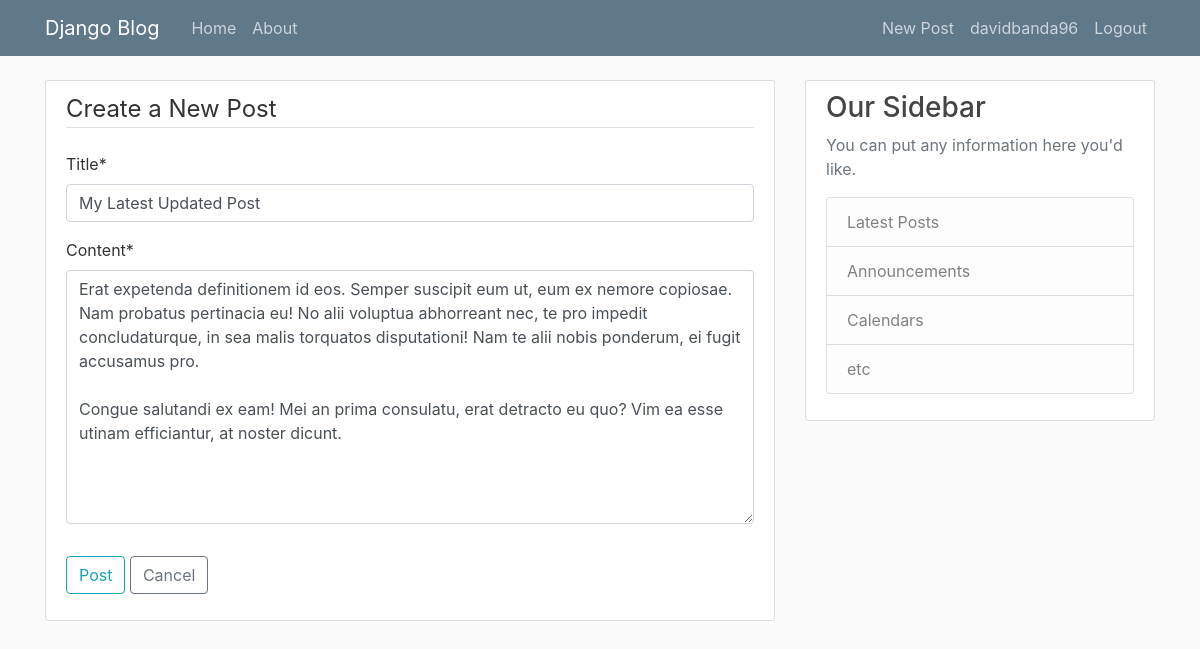
/post/48/update (signed in), run on the app's committed database.
### blog/models.py (models this page shows, shortened)
class Post(models.Model):
    title = models.CharField(max_length=100)
    content = models.TextField()
    date_posted = models.DateTimeField(default=timezone.now)
    author = models.ForeignKey(User, on_delete=models.CASCADE)
    """
    def get_absolute_url(self):
        return reverse('post-detail', kwargs={'pk': self.pk})
    """

### blog/views.py (the view, shortened to what this page needs)
# urls.py: path('post/<int:pk>/update', PostUpdateView.as_view(), name='post-update'),
class PostUpdateView(LoginRequiredMixin, UserPassesTestMixin, UpdateView):
    model = Post
    extra_context = {'title': 'Update'}
    fields = ['title', 'content']
    success_url = '/'
    def test_func(self):
        post = self.get_object()
        if self.request.user == post.author:
            return True
        return False

### blog/templates/blog/post_form.html (shortened to what this page needs)
{% extends "blog/base.html" %}
{% load crispy_forms_tags %}
{% block content %}
  <div class="content-section">
    <form method="post" >
      <fieldset class="form-group">
        <legend class="border-bottom mb-4">Create a New Post</legend>
        {{ form|crispy }}
      </fieldset>
      <div class="form-group">
         <button class="btn btn-outline-info" type="submit">Post</button>
         {% if title == 'Update' %}
           <a class="btn btn-outline-secondary" href="{% url 'post-detail' object.id %}">Cancel</a>
         {% else %}
           <a class="btn btn-outline-secondary" href="/">Cancel</a>
         {% endif %}
      </div>
    </form>
  </div>
{% endblock content %}

### blog/templates/blog/base.html (shortened to what this page needs)
{% load static %}
<!DOCTYPE html>
<html lang="es">
<head>
  <link rel="stylesheet" href="https://maxcdn.bootstrapcdn.com/bootstrap/4.0.0/css/bootstrap.min.css">
  <link rel="stylesheet" type="text/css" href="{% static 'blog/main.css' %}">
</head>
<body>
  <header class="site-header">
     <nav class="navbar navbar-expand-md navbar-dark bg-steel fixed-top">
      <div class="container">
        <a class="navbar-brand mr-4" href="{% url 'blog-home' %}">Django Blog</a>
        <div class="collapse navbar-collapse" id="navbarToggle">
          <div class="navbar-nav mr-auto">
            <a class="nav-item nav-link" href="{% url 'blog-home' %}">Home</a>
            <a class="nav-item nav-link" href="{% url 'blog-about' %}">About</a>
          </div>
          <div class="navbar-nav">
            {% if user.is_authenticated %}
            <a class="nav-item nav-link" href="{% url 'post-create' %}">New Post</a>
              <a class="nav-item nav-link" href="{% url 'profile' %}">{{ user.username }}</a>
              <a class="nav-item nav-link" href="{% url 'logout' %}">Logout</a>
            {% else %}
              <a class="nav-item nav-link" href="{% url 'login' %}">Login</a>
              <a class="nav-item nav-link" href="{% url 'register' %}">Register</a>
            {% endif %}
          </div>
        </div>
      </div>
    </nav>
  </header>
  <main role="main" class="container">
    <div class="row">
      <div class="col-md-8">
        {% block content %}{% endblock %}
      </div>
      <div class="col-md-4">
        <div class="content-section">
          <h3>Our Sidebar</h3>
          <p class='text-muted'>You can put any information here you'd like.
            <ul class="list-group">
              <li class="list-group-item list-group-item-light">Latest Posts</li>
              <li class="list-group-item list-group-item-light">Announcements</li>
              <li class="list-group-item list-group-item-light">Calendars</li>
              <li class="list-group-item list-group-item-light">etc</li>
            </ul>
          </p>
        </div>
      </div>
    </div>
  </main>
</body>
</html>

### blog/static/blog/main.css (style rules this page uses)
body { background: #fafafa; color: #333333; margin-top: 5rem; }
h1, h2, h3, h4, h5, h6 { color: #444444; }
ul { margin: 0; }
.bg-steel { background-color: #5f788a; }
.site-header .navbar-nav .nav-link { color: #cbd5db; }
.content-section { background: #ffffff; padding: 10px 20px; border: 1px solid #dddddd; border-radius: 3px; margin-bottom: 20px; }

### data on the page
Post: title "My Latest Updated Post", content "Erat expetenda definitionem id eos. Semper suscipit eum ut, eum ex nemore copiosae. Nam probatus pertinacia eu! No alii voluptua abhorreant nec, te pro impedit concludaturque, in sea malis torquatos disputationi! Nam te alii nobis ponderum, ei fugit accusamus pro. Congue salutandi ex eam! Mei an prima consulatu, erat detracto eu quo? Vim ea esse utinam efficiantur, at noster dicunt."

### other printed values
{{ user.username }} "davidbanda96"
